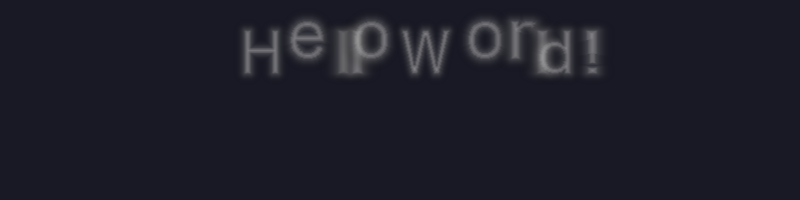

Write the Python code that produced this figure.
"""
Debug-Skript: Rendert Text mit dem GPU-Text-Renderer und speichert als PNG.
"""
import os
import numpy as np
from PIL import Image
import moderngl

from src.gpu_text_renderer import SDFFontAtlas, GPUTextRenderer

# Font finden
font_candidates = [
    "C:/Windows/Fonts/arial.ttf",
    "C:/Windows/Fonts/segoeui.ttf",
    "C:/Windows/Fonts/calibri.ttf",
    "/System/Library/Fonts/Helvetica.ttc",
    "/Library/Fonts/Arial.ttf",
    "/usr/share/fonts/truetype/dejavu/DejaVuSans.ttf",
    "/usr/share/fonts/truetype/liberation/LiberationSans-Regular.ttf",
]
font_path = None
for p in font_candidates:
    if os.path.exists(p):
        font_path = p
        break

if not font_path:
    print("[FEHLER] Keine Schriftart gefunden!")
    exit(1)

print(f"Schriftart: {font_path}")

# ModernGL Context erstellen (standalone, kein Fenster)
ctx = moderngl.create_standalone_context()
width, height = 800, 200
fbo = ctx.framebuffer(color_attachments=[ctx.texture((width, height), 3)])

# Atlas + Renderer bauen
atlas = SDFFontAtlas(font_path, font_size=64, sdf_size=64)
tex = atlas.build(ctx)
renderer = GPUTextRenderer(ctx, atlas, tex, width=width, height=height)

# Rendern
fbo.use()
ctx.clear(0.1, 0.1, 0.15)

renderer.render_text(
    "Hello World!", x=width/2, y=height/2, size=64,
    color=(1.0, 1.0, 1.0), align="center"
)

# Als PNG speichern
pixels = fbo.read(components=3)
img = Image.fromarray(np.frombuffer(pixels, dtype=np.uint8).reshape((height, width, 3)))
img.save("debug_text_render.png")
print("Test-Bild gespeichert: debug_text_render.png")
print("Oeffne das Bild und pruefe ob 'Hello World!' lesbar ist.")

# Cleanup
renderer.release()
tex.release()
ctx.release()
